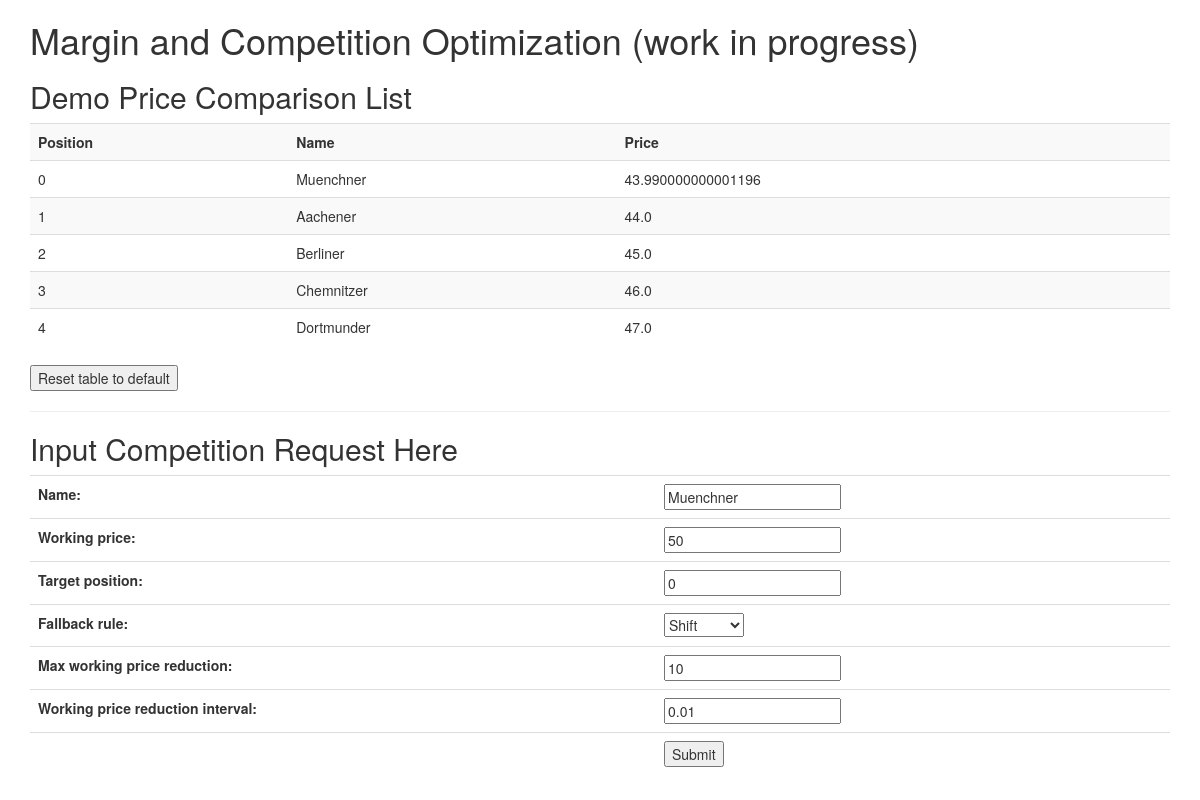
Before: /market_list/ with the older database file.
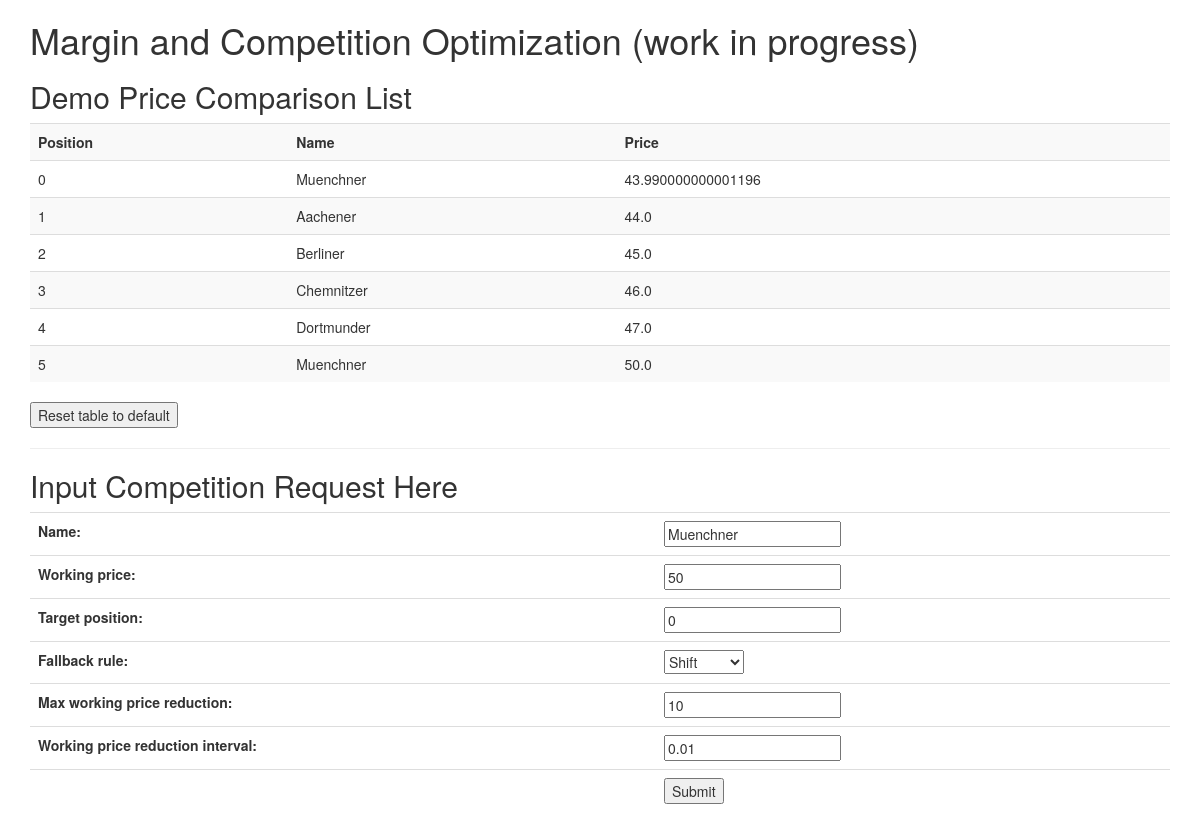
After: the same page with the newer database file.
### market_list/models.py (models this page shows, shortened)
class InsuranceQuote(models.Model):
    name = models.CharField(max_length=200)
    price = models.FloatField()

### market_list/views.py (the view)
def index(request):
    return render(request, 'market_list/index.html', get_context())

### market_list/forms.py
class CompetitionRequestForm(forms.ModelForm):
    class Meta:
        model = CompetitionRequest
        fields = '__all__'

### market_list/views.py (called while the page is built)
def get_context():
    list = InsuranceQuote.objects.order_by('price')
    defaults = {'name': "Muenchner",
                'working_price': 50,
                'target_position': 0,
                'fallback_rule': 'SH',
                'working_price_reduction_interval': 0.01,
                'max_working_price_reduction': 10
                }
    form = CompetitionRequestForm(initial=defaults)
    context = {'list': list, 'form': form}
    return context

### market_list/templates/market_list/index.html (shortened to what this page needs)
<!DOCTYPE html>
<html lang="en">
<head>
    <link rel="stylesheet" href="http://maxcdn.bootstrapcdn.com/bootstrap/3.3.6/css/bootstrap.min.css">
</head>
<body>
<div class="container">
    <h1>Margin and Competition Optimization (work in progress)</h1>
    <h2>Demo Price Comparison List</h2>
    {% if list %}
        <table class="table table-striped">
            <tr><th>Position</th><th>Name</th><th>Price</th></tr>
        {% for entry in list %}
            <tr>
            <td>{{ forloop.counter0 }}</td><td> {{ entry.name }}</td><td>{{ entry.price }}</td>
            </tr>
        {% endfor %}
        </table>
    {% else %}
        <p>No market entries are available.</p>
    {% endif %}
    <form action="{% url 'market_list:fill_market_list' %}" method="post">
        <input type="submit" value="Reset table to default"/>
    </form>
<hr/>
    <h2>Input Competition Request Here</h2>
    <form action="{% url 'market_list:submit_request' %}" method="post">
        <table class="table">
        {{ form.as_table }}
        <tr><td></td><td><input type="submit" value="Submit"/></td></tr>
        </table>
    </form>
</div>
</body>
</html>

Changed rows visible on the page:
added InsuranceQuote: name "Muenchner", price "50.0"
